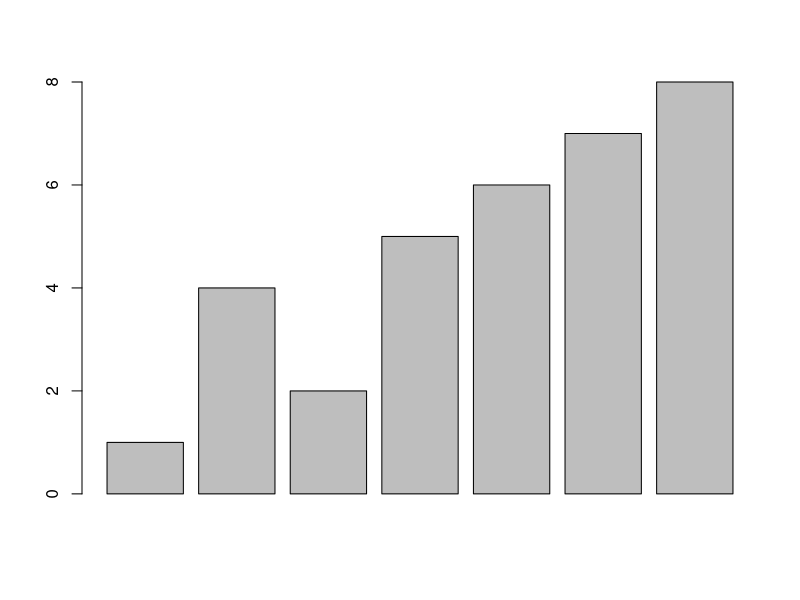
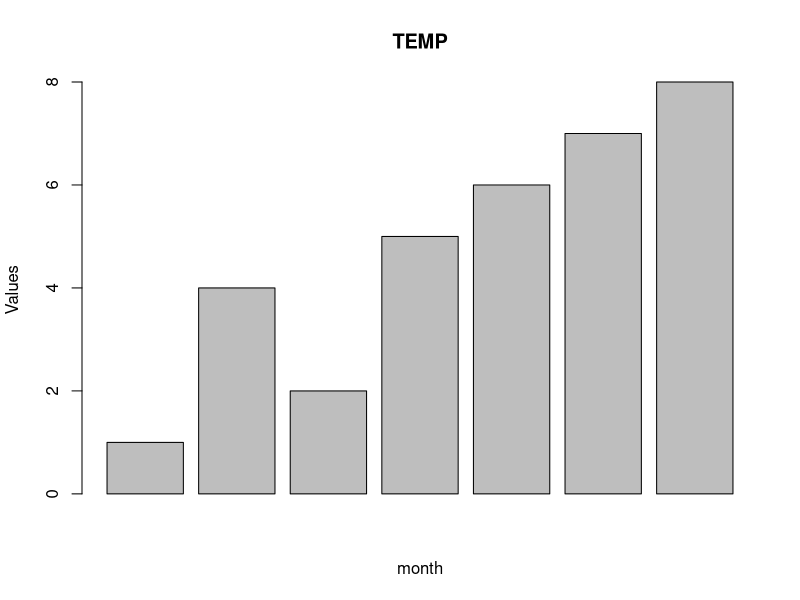
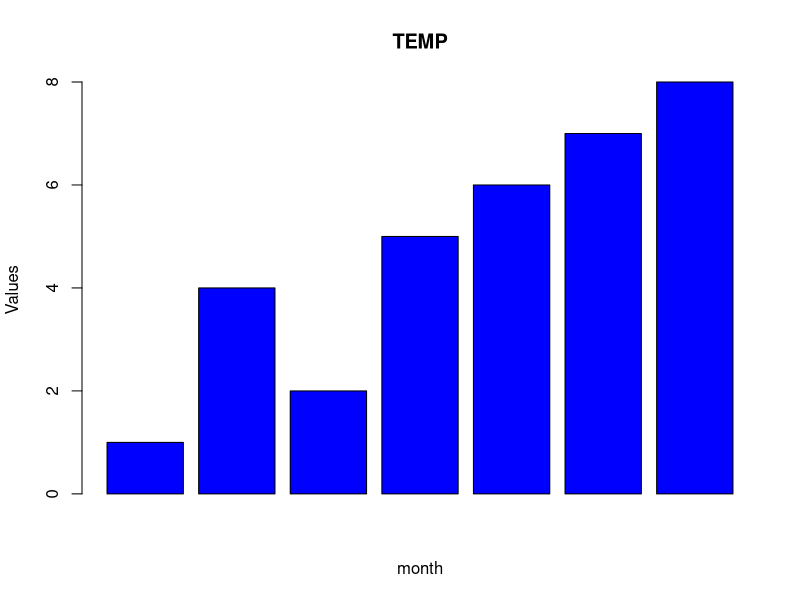
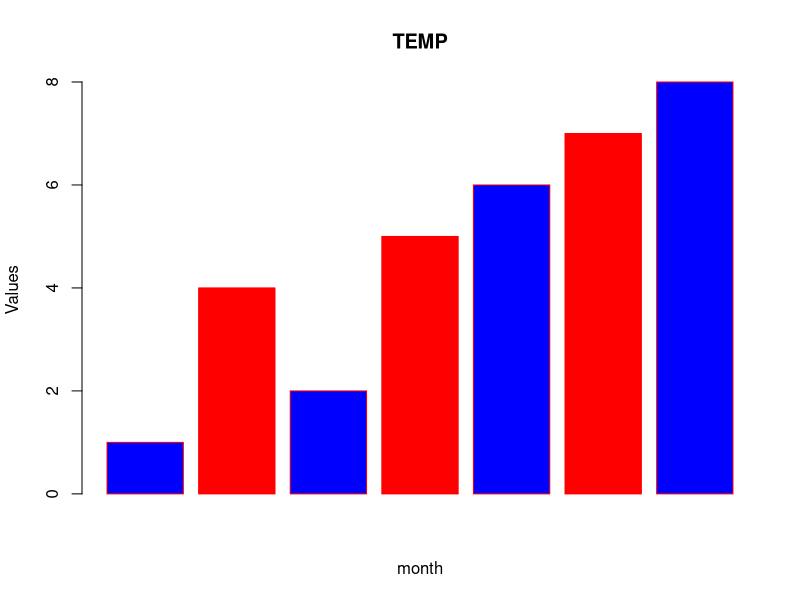
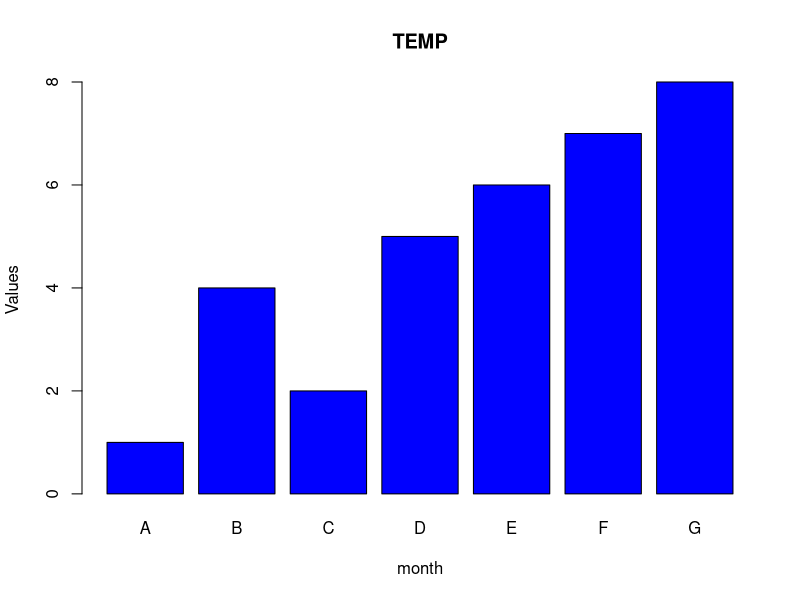
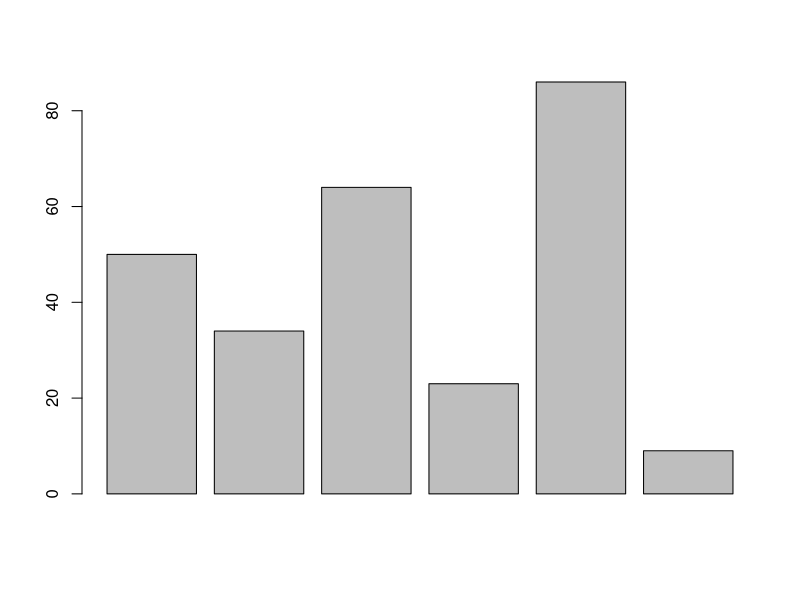
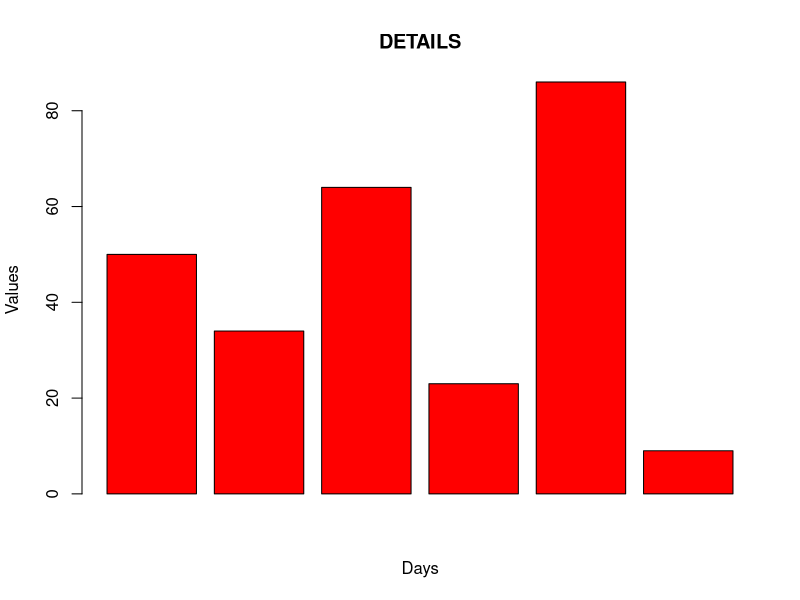
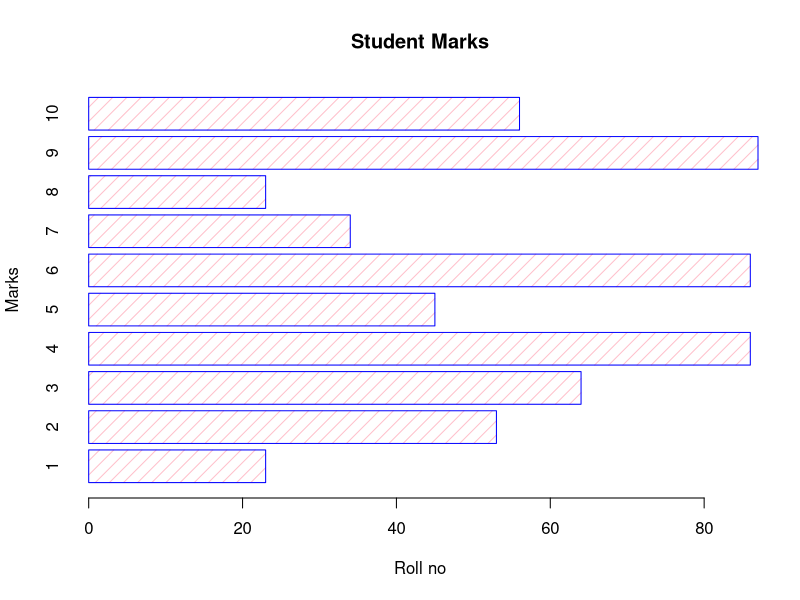

Recreate these plots in R, in order.
a <- c(1,4,2,5,6,7,8)
barplot(a)
barplot(a,main = "TEMP",xlab = "month",ylab = "Values")
barplot(a,main = "TEMP",xlab = "month",ylab = "Values",col = "blue")
barplot(a,main = "TEMP",xlab = "month",ylab = "Values",col = c("blue","red"),border = "red")
barplot(a,main = "TEMP",xlab = "month",ylab = "Values",col = "blue",names.arg = c("A","B","C","D","E","F","G"))


x <- c(50,34,64,23,86,09)
barplot(x)
barplot(x,main = "DETAILS",xlab = "Days",ylab = "Values",col = "red")


temp <- c(23,53,64,86,45,86,34,23,87,56)
barplot(temp,
        main = "Student Marks",
        xlab = "Roll no",ylab = "Marks",
        col = "pink",border = "blue",density = 10,
        cex.names = 1,cex.axis = 1,
        horiz = TRUE,
        names.arg = c(1:10))

data <- matrix(c(122,203,167,178,673,212),nrow = 2, ncol = 4)
data
result = barplot(data,
                 main = "Main Title",
                 xlab = "class",
                 names.arg = c("1st","2nd","3rd","4th"),
                 col = c("red","yellow")
                 )
legend("topright",c("c1","c2"),fill = c("red","yellow"))



